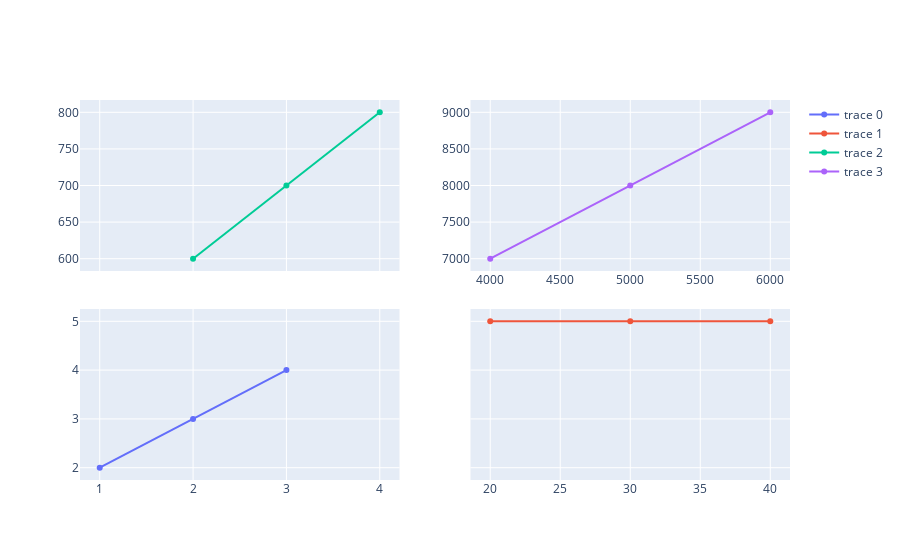

Notebook code cell kept with this figure:
### Code cell
import plotly.graph_objects as go

trace1 = go.Scatter(
    x=[1, 2, 3],
    y=[2, 3, 4]
)
trace2 = go.Scatter(
    x=[20, 30, 40],
    y=[5, 5, 5],
    xaxis="x2",
    yaxis="y"
)
trace3 = go.Scatter(
    x=[2, 3, 4],
    y=[600, 700, 800],
    xaxis="x",
    yaxis="y3"
)
trace4 = go.Scatter(
    x=[4000, 5000, 6000],
    y=[7000, 8000, 9000],
    xaxis="x4",
    yaxis="y4"
)
data = [trace1, trace2, trace3, trace4]
layout = go.Layout(
    xaxis=dict(
        domain=[0, 0.45]
    ),
    yaxis=dict(
        domain=[0, 0.45]
    ),
    xaxis2=dict(
        domain=[0.55, 1]
    ),
    
    xaxis4=dict(
        domain=[0.55, 1],
        anchor="y4"
    ),
    yaxis3=dict(
        domain=[0.55, 1]
    ),
    yaxis4=dict(
        domain=[0.55, 1],
        anchor="x4"
    )
)
fig = go.Figure(data=data, layout=layout)
fig.show()

### Figure 1 — Plotly figure (JSON) as saved in the notebook; plotly's stock layout.template omitted (floating-point values rounded to 4 significant figures)
{"data": [{"type": "scatter", "x": [1, 2, 3], "y": [2, 3, 4]}, {"type": "scatter", "x": [20, 30, 40], "xaxis": "x2", "y": [5, 5, 5], "yaxis": "y"}, {"type": "scatter", "x": [2, 3, 4], "xaxis": "x", "y": [600, 700, 800], "yaxis": "y3"}, {"type": "scatter", "x": [4000, 5000, 6000], "xaxis": "x4", "y": [7000, 8000, 9000], "yaxis": "y4"}], "layout": {"autosize": true, "xaxis": {"autorange": true, "domain": [0, 0.45], "range": [0.8062, 4.194], "type": "linear"}, "xaxis2": {"autorange": true, "domain": [0.55, 1], "range": [18.71, 41.29], "type": "linear"}, "xaxis4": {"anchor": "y4", "autorange": true, "domain": [0.55, 1], "range": [3871.0, 6129.0], "type": "linear"}, "yaxis": {"autorange": true, "domain": [0, 0.45], "range": [1.642, 5.358], "type": "linear"}, "yaxis3": {"autorange": true, "domain": [0.55, 1], "range": [576.1, 823.9], "type": "linear"}, "yaxis4": {"anchor": "x4", "autorange": true, "domain": [0.55, 1], "range": [6761.0, 9239.0], "type": "linear"}}}
